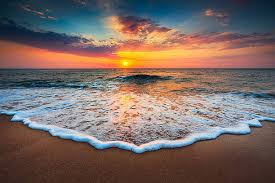
#> input picture practice wave.jpg, 275 x 183 px
$ python wave_analysis_alt.py
#> lines starting #> are read from the running program, lines starting #| are printed output that depends on the picture; after the words box and inside, x2 and y2 are one past the last pixel; in counts of white or black regions, pixels touching at a corner belong together
import cv2
import numpy as np
import matplotlib.pyplot as plt

# Load the image
image_path = 'practice wave.jpg'
img = cv2.imread(image_path)
#> img is the input picture: shape (183, 275, 3); mean B, G, R 99.5, 105, 121.7

if img is None:
    print(f"Error: Could not load image from {image_path}")
    exit(1)

# Convert to grayscale
gray = cv2.cvtColor(img, cv2.COLOR_BGR2GRAY)
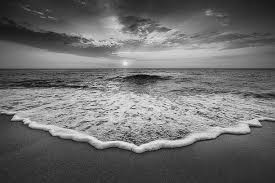
#> gray: shape (183, 275); min 5, max 246, mean 109.3

# Apply adaptive thresholding to better identify the wave
thresh = cv2.adaptiveThreshold(gray, 255, cv2.ADAPTIVE_THRESH_GAUSSIAN_C,
                              cv2.THRESH_BINARY, 11, 2)
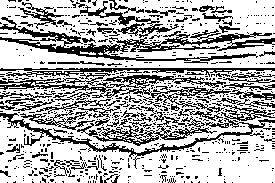
#> thresh: shape (183, 275); 68.4% white; black in thin lines or dots

# Invert the image so the wave appears as white on black
thresh_inv = cv2.bitwise_not(thresh)
#> thresh_inv: shape (183, 275); 31.6% white in thin lines or dots

# Apply morphological operations to clean up the image
kernel = np.ones((3, 3), np.uint8)
opening = cv2.morphologyEx(thresh_inv, cv2.MORPH_OPEN, kernel, iterations=2)
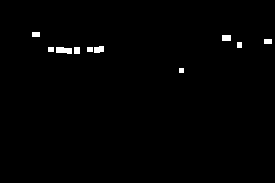
#> opening: shape (183, 275); 0.88% white; 10 white regions, largest, box (x1, y1, x2, y2) and area: (56, 47, 72, 54) 93, (94, 46, 104, 53) 61, (222, 35, 231, 41) 54
closing = cv2.morphologyEx(opening, cv2.MORPH_CLOSE, kernel, iterations=2)
#> closing: shape (183, 275); 0.94% white; 7 white regions, largest, box (x1, y1, x2, y2) and area: (48, 47, 80, 54) 187, (87, 46, 104, 53) 96, (222, 35, 231, 41) 54

# Find the middle column of the image
middle_x = img.shape[1] // 2
#> middle_x = 137

# Get a range of columns around the middle for more robust detection
column_range = 20
middle_region = closing[:, middle_x-column_range:middle_x+column_range]
#> middle_region: shape (183, 40); every value is 0
middle_profile = np.max(middle_region, axis=1)
#> middle_profile = 183 values from 0 to 0

# Find the wave boundaries
wave_points = np.where(middle_profile > 0)[0]
#> wave_points = empty array

if len(wave_points) >= 2:
    # Calculate wave height in pixels
    wave_top = wave_points.min()
    wave_bottom = wave_points.max()
    wave_height_pixels = wave_bottom - wave_top
    print(f"Wave height in the middle: {wave_height_pixels} pixels")

    # Visualize the results
    result_img = img.copy()
    cv2.line(result_img, (middle_x, wave_top), (middle_x, wave_bottom), (0, 0, 255), 2)
    cv2.putText(result_img, f"Height: {wave_height_pixels}px",
                (middle_x + 10, (wave_top + wave_bottom) // 2),
                cv2.FONT_HERSHEY_SIMPLEX, 0.7, (0, 0, 255), 2)

    # Convert from BGR to RGB for matplotlib
    result_img_rgb = cv2.cvtColor(result_img, cv2.COLOR_BGR2RGB)

    # Display the results
    plt.figure(figsize=(15, 10))

    plt.subplot(231)
    plt.title('Original Image')
    plt.imshow(cv2.cvtColor(img, cv2.COLOR_BGR2RGB))

    plt.subplot(232)
    plt.title('Grayscale')
    plt.imshow(gray, cmap='gray')

    plt.subplot(233)
    plt.title('Thresholded')
    plt.imshow(thresh_inv, cmap='gray')

    plt.subplot(234)
    plt.title('Morphological Processing')
    plt.imshow(closing, cmap='gray')

    plt.subplot(235)
    plt.title('Wave Height Measurement')
    plt.imshow(result_img_rgb)

    plt.subplot(236)
    plt.title('Middle Region Profile')
    plt.plot(middle_profile, range(len(middle_profile)))
    plt.axhline(y=wave_top, color='r', linestyle='-', alpha=0.5)
    plt.axhline(y=wave_bottom, color='r', linestyle='-', alpha=0.5)
    plt.gca().invert_yaxis()  # Invert y-axis to match image coordinates

    plt.tight_layout()
    plt.savefig('wave_analysis_alt_result.png')
    plt.show()
else:
    print("Could not detect wave boundaries in the image")

$ run again, with frame_135.jpg copied over practice wave.jpg
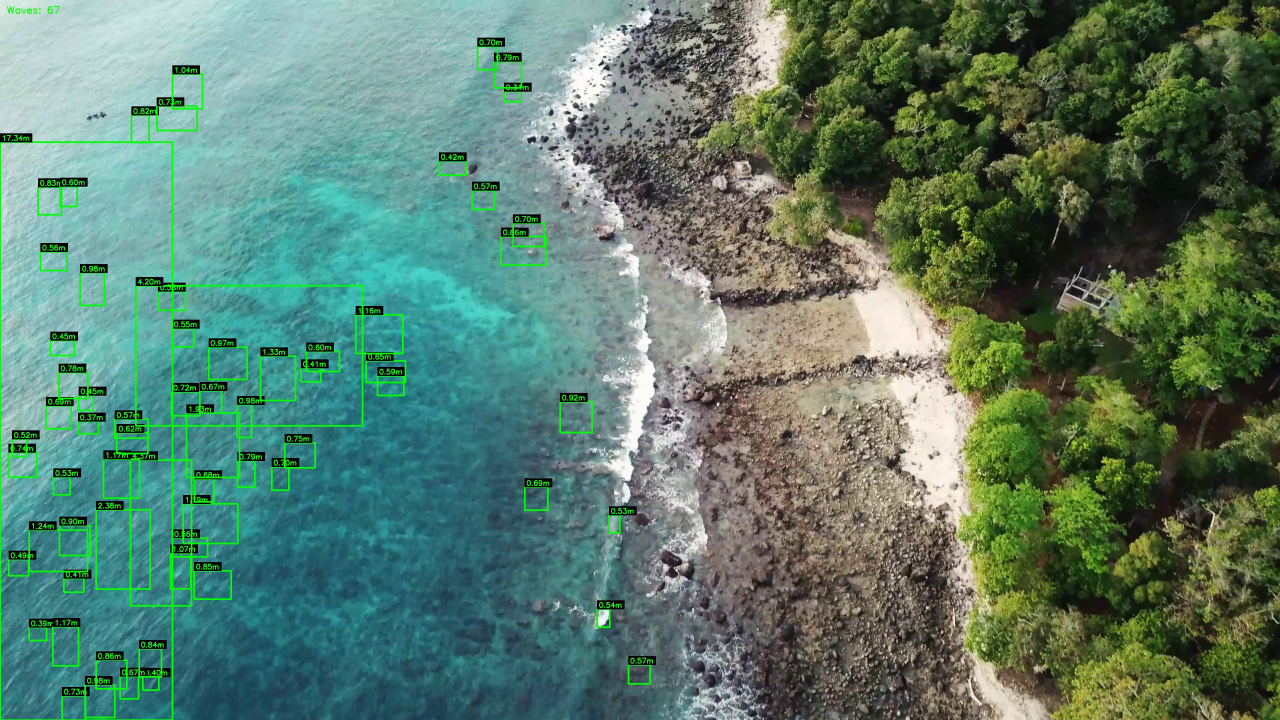
#> input picture frame_135.jpg, 3840 x 2160 px (shown at 1/3 size)
#> img is the input picture: shape (2160, 3840, 3); mean B, G, R 106.2, 123.8, 90.4
#> `thresh = cv2.adaptiveThreshold(gray, 255, cv2.ADAPTIVE_THRESH_GAUSSIAN..`:
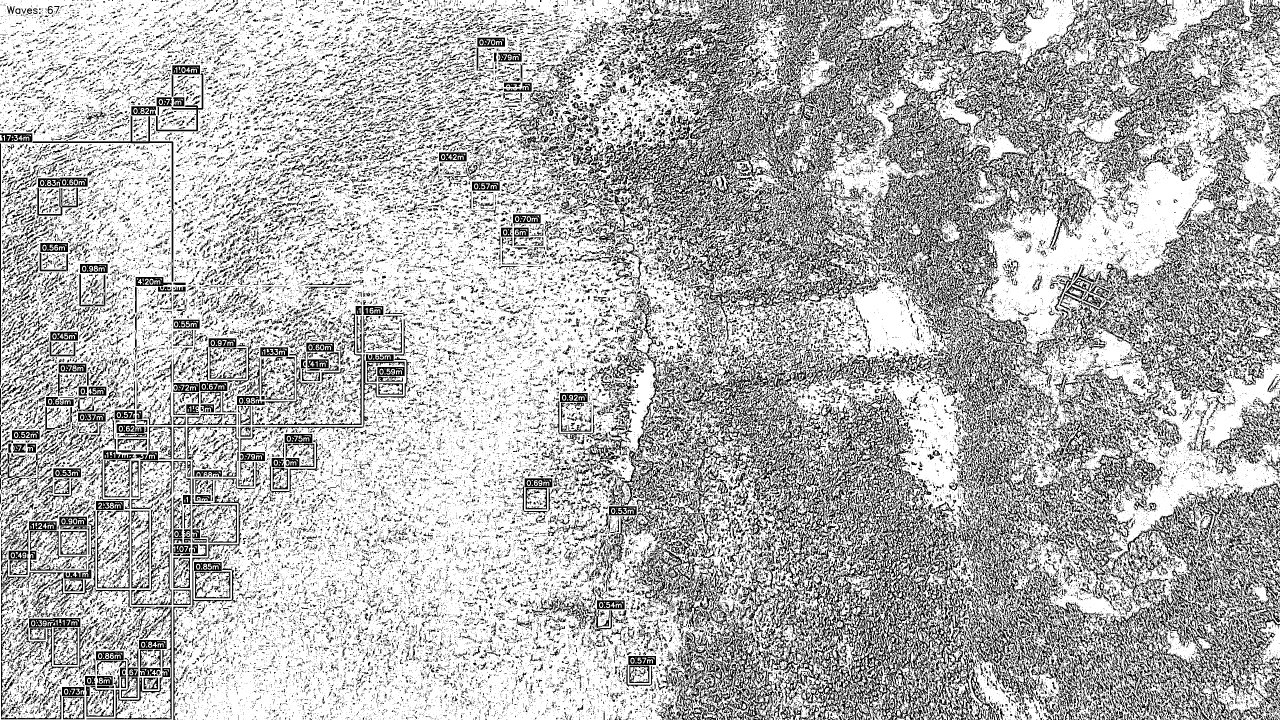
#> thresh: shape (2160, 3840) (shown at 1/3 size); 70.5% white; 86794 black regions (72927 under 20 px), largest, box (x1, y1, x2, y2) and area: (2081, 1180, 3000, 2160) 174723, (1797, 0, 2763, 702) 89530, (2593, 114, 3203, 929) 82920
#> opening: shape (2160, 3840); 2.8% white; 4977 white regions (11 under 20 px), largest, box (x1, y1, x2, y2) and area: (99, 349, 520, 628) 3879, (468, 220, 610, 394) 2327, (112, 564, 234, 647) 1353
#> `closing = cv2.morphologyEx(opening, cv2.MORPH_CLOSE, kernel, iteration..`:
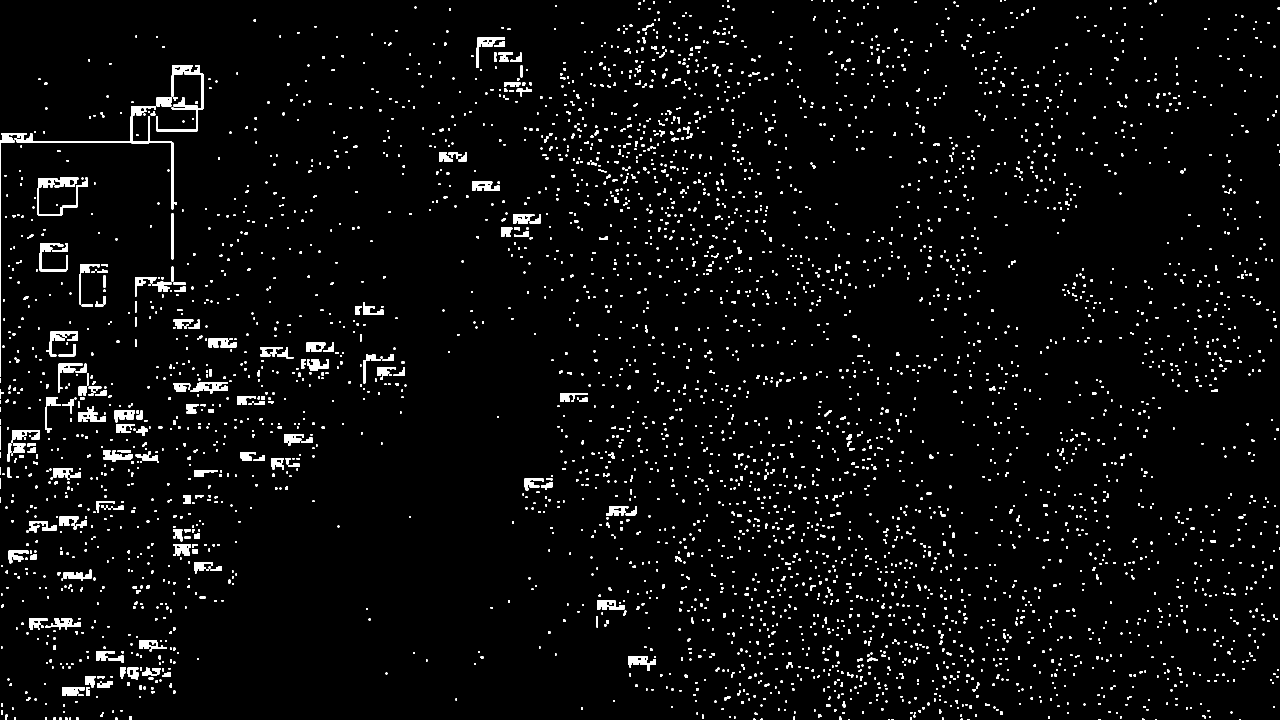
#> closing: shape (2160, 3840) (shown at 1/3 size); 3.1% white; 4041 white regions (11 under 20 px), largest, box (x1, y1, x2, y2) and area: (0, 319, 531, 1129) 8926, (468, 196, 610, 394) 4855, (112, 533, 263, 647) 4082
#> middle_profile = 2160 values, max 255 at index 0, min 0 at index 4, mean 64.1
#> wave_points = 543 values from 0 to 2070
#> wave_top = 0
#> wave_bottom = 2070
#| Wave height in the middle: 2070 pixels
